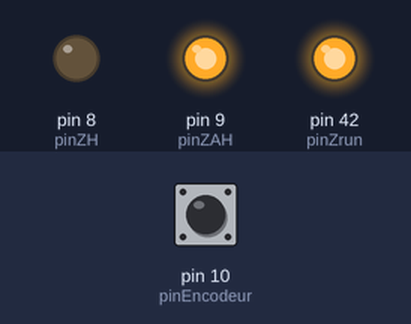
The sketch below on a simulated Arduino Mega 2560, built with avr-gcc and run on an emulated ATmega2560. On the bench: output pins drawn as LEDs (lit = HIGH). Inputs (shaded band) come from the test bench; at power-on: pin 10 (pinEncodeur) HIGH. What the sketch prints to the serial monitor is not drawn.

Above: at 0.1 s.
Timing chart, 0 to 1.6 s (numbered marks = the images above):
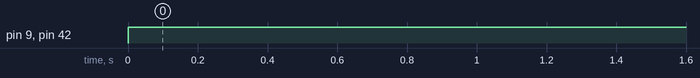

Measured:
- by itself, pin 9 (pinZAH), pin 42 (pinZrun): LOW → HIGH at 0.00 s

The sketch:

MesureZ.ino
```cpp
int pinZrun = 42;
int pinZH = 8;
int pinZAH = 9;
int n = 0;
int pinEncodeur = 10;
int dernval;

void setup() {
    Serial.begin(9600);
    pinMode(pinZrun, OUTPUT);
    pinMode(pinZH, OUTPUT);
    pinMode(pinZAH, OUTPUT);
    pinMode(pinEncodeur, INPUT);
    dernval = digitalRead(pinEncodeur);
    Serial.println(n);
}

void loop() {//4518 POS Descente:27,11s Montée
  digitalWrite(pinZrun, HIGH);
  digitalWrite(pinZH, LOW);
  digitalWrite(pinZAH, HIGH);
  if(digitalRead(pinEncodeur) != dernval){
    n = n+1;
    Serial.println(n);
    dernval=digitalRead(pinEncodeur);
  }

}
```
